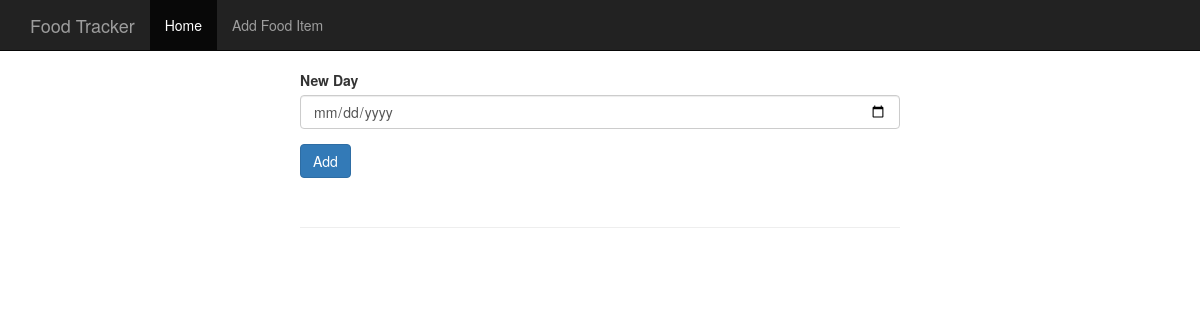
/, run on an earlier commit of the app's database.
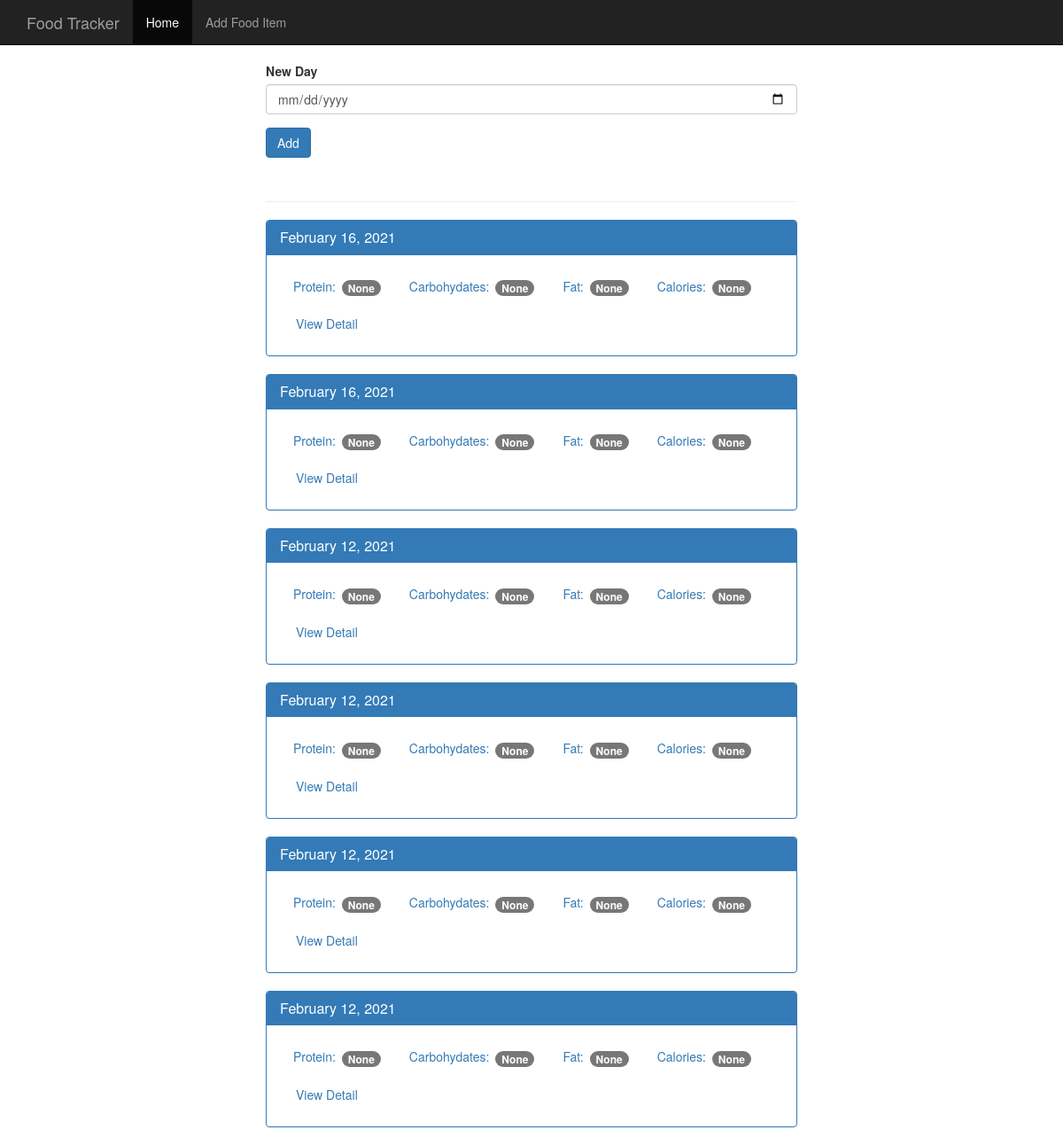
And on a later commit of the database.
### tables this page shows
CREATE TABLE log_date (
    id integer primary key autoincrement,
    entry_date date not null
);

### app.py (the view)
@app.route('/', methods=['POST', 'GET'])
def index():
    db = get_db()
    if request.method == 'POST':
        date = request.form['date']
        dt = datetime.strptime(date, '%Y-%m-%d')
        database_date = datetime.strftime(dt, '%Y%m%d')
        db.execute('insert into log_date (entry_date) values (?)', [database_date])
        db.commit()
    cur = db.execute('''select log_date.entry_date, sum(food.protein) as protein, sum(food.carbohydrates) as carbohydrates, sum(food.fat) as fat, sum(food.calories) as calories
                        from log_date
                        left join food_date on food_date.log_date_id = log_date.id
                        left  join food on food.id = food_date.food_id group by log_date.id order by log_date.entry_date desc''')
    results = cur.fetchall()
    date_results = []
    for i in results:
        single_date = {}
        single_date['entry_date'] = i['entry_date']
        single_date['protein'] = i['protein']
        single_date['carbohydrates'] = i['carbohydrates']
        single_date['fat'] = i['fat']
        single_date['calories'] = i['calories']
        d = datetime.strptime(str(i['entry_date']), '%Y%m%d')
        single_date['pretty_date'] = datetime.strftime(d, '%B %d, %Y')
        date_results.append(single_date)
    return render_template('home.html', results=date_results)

### database.py (called while the page is built)
def connect_db():
    sql = sqlite3.connect('food_log.db')
    sql.row_factory = sqlite3.Row
    return sql

def get_db():
    if not hasattr(g, 'sqlite_db'):
        g.sqlite_db = connect_db()
    return g.sqlite_db

### templates/home.html
 {% extends "base.html" %}
{% block body %}
    <nav class="navbar navbar-inverse navbar-fixed-top">
      <div class="container">
        <div class="navbar-header">
          <a class="navbar-brand" href="{{ url_for('index') }}">Food Tracker</a>
        </div>
        <div id="navbar" class="navbar-collapse collapse">
          <ul class="nav navbar-nav">
            <li class="active"><a href="{{ url_for('index') }}">Home</a></li>
            <li><a href="{{ url_for('food') }}">Add Food Item</a></li>
          </ul>
        </div>
      </div>
    </nav>
    <div class="container theme-showcase col-sm-6 col-sm-offset-3" role="main">
      <div class="row">
        <div>
          <form method="POST" action="/">
            <div class="form-group">
              <label for="new-day">New Day</label>
              <input type="date" class="form-control" name="date" id="new-day">
            </div>
            <button type="submit" class="btn btn-primary">Add</button>
          </form>
          <div class="page-header"></div>
          {% for r in results %}
          <div class="panel panel-primary">
            <div class="panel-heading">
              <h3 class="panel-title">{{ r.pretty_date }}</h3>
            </div>
            <div class="panel-body">
              <ul class="nav nav-pills" role="tablist">
                <li><a>Protein: <span class="badge">{{ r.protein }}</span></a></li>
                <li><a>Carbohydates: <span class="badge">{{ r.carbohydrates }}</span></a></li>
                <li><a>Fat: <span class="badge">{{ r.fat }}</span></a></li>
                <li><a>Calories: <span class="badge">{{ r.calories }}</span></a></li>
                <li><a href="{{ url_for('view', date=r.entry_date) }}" type="button" class="btn btn-link">View Detail</a></li>
              </ul>
            </div>
          </div>
          {% endfor %}
        </div>
      </div>
    </div>
    {% endblock %}

### templates/base.html (shortened to what this page needs)
<!DOCTYPE html>
<html lang="en">
  <head>
    <link href=" {{ url_for('static', filename= 'bootstrap.min.css' )}}" rel="stylesheet">
    <link href=" {{ url_for('static', filename= 'theme.css' )}}" rel="stylesheet">
  </head>
  <body>
   {% block body %}{% endblock %}
  </body>
</html>

### static/theme.css (style rules this page uses)
body { padding-top: 70px; padding-bottom: 30px; }

What changed in the data, as far as the page shows it:
added log_date: pretty_date "February 16, 2021", protein "None", carbohydrates "None", fat "None", calories "None"
added log_date: pretty_date "February 16, 2021", protein "None", carbohydrates "None", fat "None", calories "None"
added log_date: pretty_date "February 12, 2021", protein "None", carbohydrates "None", fat "None", calories "None"
added log_date: pretty_date "February 12, 2021", protein "None", carbohydrates "None", fat "None", calories "None"
added log_date: pretty_date "February 12, 2021", protein "None", carbohydrates "None", fat "None", calories "None"
added log_date: pretty_date "February 12, 2021", protein "None", carbohydrates "None", fat "None", calories "None"
